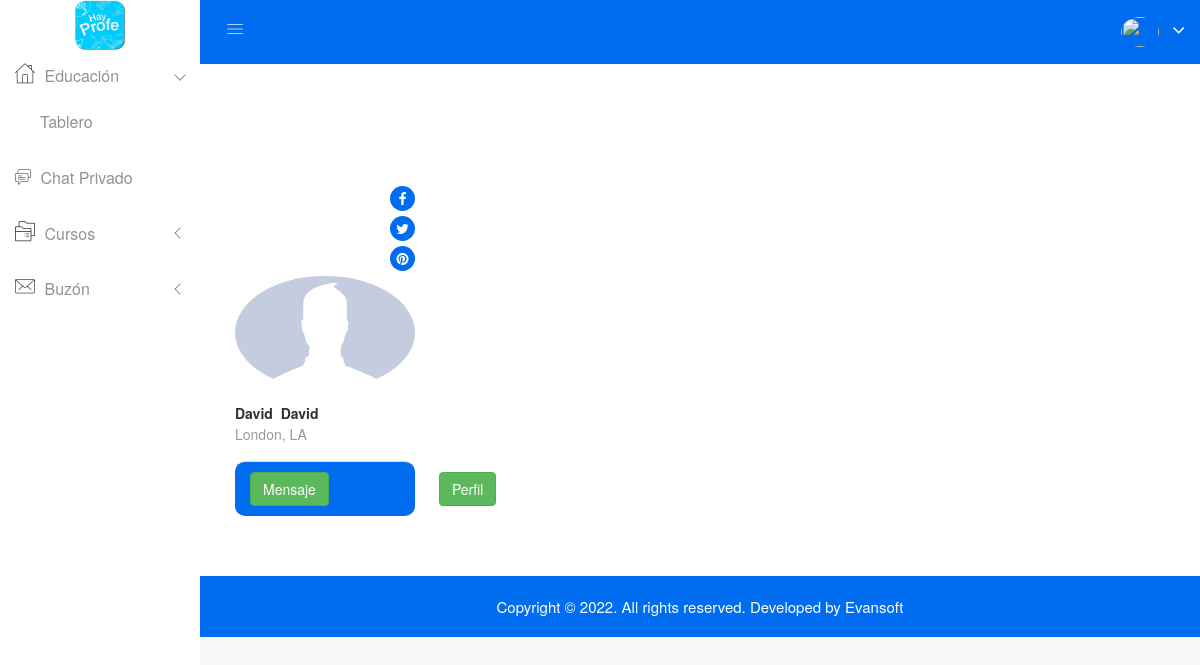
/teacher/All_Teacher/, run on the app's committed database.
### teacher/models.py (models this page shows, shortened)
class Teacher(models.Model):
	documentI = models.CharField(max_length = 10,blank=True,null=True,default="")
	first_name = models.CharField(max_length = 20)
	second_name = models.CharField(max_length=20,default="",blank=True)
	surname = models.CharField(max_length=20)
	second_name = models.CharField(max_length=20,default="",blank=True)
	address = models.CharField(max_length=150)
	phone= models.CharField(max_length=10)
	email = models.EmailField(unique = True)
	password = models.CharField(max_length=20)
	block = models.BooleanField(default = True)
	description = models.TextField(default="",blank="")
	img = models.ImageField(upload_to = "Photo_Profile_Teacher",default="Photo_Profile_Teacher/photo.jpg")
	city = models.ForeignKey(City,on_delete = models.CASCADE,default=1)
	type = models.CharField(max_length=10,default= "Teacher")
	money = models.CharField(max_length = 10,default = "0")
	number_bank = models.CharField(max_length = 22,default = "")

### teacher/views.py (the view)
def All_Teacher(request):
	techers = Teacher.objects.all()
	return render(request,'teacher/all-professors.html',{'teacher':techers})

### template/teacher/all-professors.html (shortened to what this page needs)
{% extends '../base.html' %}
{% load static %}
{% block content %}
<div class="contacts-area mg-b-15">
    <div class="container-fluid">
        <div class="row">
            {% for i in teacher %}
                <div class="col-lg-3 col-md-6 col-sm-6 col-xs-12">
                    <div class="hpanel hblue contact-panel contact-panel-cs responsive-mg-b-30">
                        <div class="panel-body custom-panel-jw">
                            <div class="social-media-in">
                                <a href="#"><i class="fa fa-facebook"></i></a>
                                <a href="#"><i class="fa fa-twitter"></i></a>
                                <a href="#"><i class="fa fa-pinterest"></i></a>
                            </div>
                            <img alt="logo" class="img-circle m-b" src="{{i.img.url}}">
                            <h3><a href="">{{i.first_name}}&nbsp;&nbsp;{{i.surname}}</a></h3>
                            <p class="all-pro-ad">London, LA</p>
                        </div>
                        <div class="panel-footer contact-footer" style="border-radius: 10px !important;">
                            <div class="professor-stds-int">
                                <div class="professor-stds">
                                    <div class="contact-stat">
                                        <a href="{% url 'Sent_Message' i.pk %}"  class="btn btn-success">Mensaje</a>
                                    </div>
                                </div>
                                <div class="professor-stds">
                                </div>
                                <div class="professor-stds">
                                    <a href="{% url 'Teacher_Profile' i.pk %}" class="btn btn-success">Perfil</a>
                                </div>
                            </div>
                        </div>
                    </div>
                </div>
            {% endfor %}
        </div>
    </div>
</div><br>
{% endblock %}

### static/css/main.css (style rules this page uses)
html { color: #222; font-size: 1em; line-height: 1.4; }
audio, canvas, iframe, img, svg, video { vertical-align: middle; }

### data on the page
Teacher: img (picture), first_name "David", surname "David"
